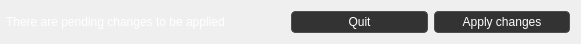
   <widget class="QWidget" name="layoutWidget">
    <property name="geometry">
     <rect>
      <x>20</x>
      <y>564</y>
      <width>581</width>
      <height>28</height>
     </rect>
    </property>
    <layout class="QHBoxLayout" name="horizontalLayout">
     <property name="leftMargin">
      <number>6</number>
     </property>
     <item>
      <widget class="QLabel" name="versionLabel">
       <property name="styleSheet">
        <string notr="true">QLabel {
	color: white;
}</string>
       </property>
       <property name="text">
        <string>There are pending changes to be applied</string>
       </property>
      </widget>
     </item>
     <item>
      <layout class="QHBoxLayout" name="mainGroupButtons">
       <property name="spacing">
        <number>6</number>
       </property>
       <property name="topMargin">
        <number>0</number>
       </property>
       <item>
        <widget class="QPushButton" name="exitButton">
         <property name="font">
          <font>
           <family>Segoe UI</family>
           <pointsize>9</pointsize>
          </font>
         </property>
         <property name="styleSheet">
          <string notr="true">QPushButton {
    background-color: #333333;
    color: #FFFFFF;
    border: 1px solid rgb(78, 78, 78);
    border-radius: 4px;
    padding: 3px 16px;
}

QPushButton:disabled {
    background-color: #333333;
    color: #777777;
    border: 1px solid #777777;
    border-radius: 4px;
    padding: 3px 16px;
}

QPushButton:hover {
    background-color: #444444;
    border: 1px solid #BBBBBB;
}

QPushButton:pressed {
    background-color: #222222;
    border: 1px solid #888888;
}</string>
         </property>
         <property name="text">
          <string>Quit</string>
         </property>
         <property name="icon">
          <iconset resource="resources/res.qrc">
           <normaloff>:/capsWatcher/exit_light.png</normaloff>:/capsWatcher/exit_light.png</iconset>
         </property>
        </widget>
       </item>
       <item>
        <widget class="QPushButton" name="applyButton">
         <property name="enabled">
          <bool>true</bool>
         </property>
         <property name="font">
          <font>
           <family>Segoe UI</family>
           <pointsize>9</pointsize>
          </font>
         </property>
         <property name="styleSheet">
          <string notr="true">QPushButton {
    background-color: #333333;
    color: #FFFFFF;
    border: 1px solid rgb(78, 78, 78);
    border-radius: 4px;
    padding: 3px 16px;
}

QPushButton:disabled {
    background-color: #333333;
    color: #777777;
    border: 1px solid #777777;
    border-radius: 4px;
    padding: 3px 16px;
}

QPushButton:hover {
    background-color: #444444;
    border: 1px solid #BBBBBB;
}

QPushButton:pressed {
    background-color: #222222;
    border: 1px solid #888888;
}</string>
         </property>
         <property name="text">
          <string>Apply changes</string>
         </property>
         <property name="icon">
          <iconset>
           <normalon>:/capsWatcher/apply_light.png</normalon>
           <disabledon>:/capsWatcher/apply_light_disabled.png</disabledon>
          </iconset>
         </property>
         <property name="iconSize">
          <size>
           <width>16</width>
           <height>16</height>
          </size>
         </property>
         <property name="flat">
          <bool>false</bool>
         </property>
        </widget>
       </item>
      </layout>
     </item>
    </layout>
   </widget>
